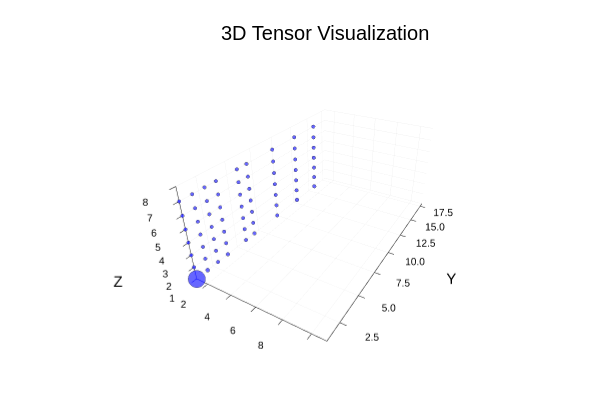

The notebook cell saved with this chart:
### Code cell
plot_tensor(T_nd, 0.0001)

### Figure 1 — Plotly figure (JSON) as saved in the notebook; plotly's stock layout.template omitted (floating-point values rounded to 4 significant figures)
{"data": [{"colorbar": {"len": 0.8657, "title": "", "x": 0.9934, "y": 0.5087}, "legendgroup": "y1", "marker": {"color": "rgba(0, 0, 255, 0.600)", "line": {"color": "rgba(0, 0, 0, 0.600)", "width": 1}, "size": 10, "symbol": "circle"}, "mode": "markers", "name": "y1", "scene": "scene", "showlegend": true, "type": "scatter3d", "x": [1], "xaxis": "x", "y": [1], "yaxis": "y", "z": [1], "zaxis": "z"}, {"colorbar": {"len": 0.8657, "title": "", "x": 0.9934, "y": 0.5087}, "legendgroup": "y1", "marker": {"color": "rgba(0, 0, 255, 0.600)", "line": {"color": "rgba(0, 0, 0, 0.600)", "width": 1}, "size": 2.279, "symbol": "circle"}, "mode": "markers", "name": "y1", "scene": "scene", "showlegend": false, "type": "scatter3d", "x": [1], "xaxis": "x", "y": [2], "yaxis": "y", "z": [1], "zaxis": "z"}, {"colorbar": {"len": 0.8657, "title": "", "x": 0.9934, "y": 0.5087}, "legendgroup": "y1", "marker": {"color": "rgba(0, 0, 255, 0.600)", "line": {"color": "rgba(0, 0, 0, 0.600)", "width": 1}, "size": 2.004, "symbol": "circle"}, "mode": "markers", "name": "y1", "scene": "scene", "showlegend": false, "type": "scatter3d", "x": [1], "xaxis": "x", "y": [3], "yaxis": "y", "z": [1], "zaxis": "z"}, {"colorbar": {"len": 0.8657, "title": "", "x": 0.9934, "y": 0.5087}, "legendgroup": "y1", "marker": {"color": "rgba(0, 0, 255, 0.600)", "line": {"color": "rgba(0, 0, 0, 0.600)", "width": 1}, "size": 2.125, "symbol": "circle"}, "mode": "markers", "name": "y1", "scene": "scene", "showlegend": false, "type": "scatter3d", "x": [1], "xaxis": "x", "y": [4], "yaxis": "y", "z": [1], "zaxis": "z"}, {"colorbar": {"len": 0.8657, "title": "", "x": 0.9934, "y": 0.5087}, "legendgroup": "y1", "marker": {"color": "rgba(0, 0, 255, 0.600)", "line": {"color": "rgba(0, 0, 0, 0.600)", "width": 1}, "size": 2.002, "symbol": "circle"}, "mode": "markers", "name": "y1", "scene": "scene", "showlegend": false, "type": "scatter3d", "x": [1], "xaxis": "x", "y": [6], "yaxis": "y", "z": [1], "zaxis": "z"}, {"colorbar": {"len": 0.8657, "title": "", "x": 0.9934, "y": 0.5087}, "legendgroup": "y1", "marker": {"color": "rgba(0, 0, 255, 0.600)", "line": {"color": "rgba(0, 0, 0, 0.600)", "width": 1}, "size": 2.05, "symbol": "circle"}, "mode": "markers", "name": "y1", "scene": "scene", "showlegend": false, "type": "scatter3d", "x": [1], "xaxis": "x", "y": [7], "yaxis": "y", "z": [1], "zaxis": "z"}, {"colorbar": {"len": 0.8657, "title": "", "x": 0.9934, "y": 0.5087}, "legendgroup": "y1", "marker": {"color": "rgba(0, 0, 255, 0.600)", "line": {"color": "rgba(0, 0, 0, 0.600)", "width": 1}, "size": 2.0, "symbol": "circle"}, "mode": "markers", "name": "y1", "scene": "scene", "showlegend": false, "type": "scatter3d", "x": [1], "xaxis": "x", "y": [10], "yaxis": "y", "z": [1], "zaxis": "z"}, {"colorbar": {"len": 0.8657, "title": "", "x": 0.9934, "y": 0.5087}, "legendgroup": "y1", "marker": {"color": "rgba(0, 0, 255, 0.600)", "line": {"color": "rgba(0, 0, 0, 0.600)", "width": 1}, "size": 2.184, "symbol": "circle"}, "mode": "markers", "name": "y1", "scene": "scene", "showlegend": false, "type": "scatter3d", "x": [1], "xaxis": "x", "y": [13], "yaxis": "y", "z": [1], "zaxis": "z"}, {"colorbar": {"len": 0.8657, "title": "", "x": 0.9934, "y": 0.5087}, "legendgroup": "y1", "marker": {"color": "rgba(0, 0, 255, 0.600)", "line": {"color": "rgba(0, 0, 0, 0.600)", "width": 1}, "size": 2.026, "symbol": "circle"}, "mode": "markers", "name": "y1", "scene": "scene", "showlegend": false, "type": "scatter3d", "x": [1], "xaxis": "x", "y": [16], "yaxis": "y", "z": [1], "zaxis": "z"}, {"colorbar": {"len": 0.8657, "title": "", "x": 0.9934, "y": 0.5087}, "legendgroup": "y1", "marker": {"color": "rgba(0, 0, 255, 0.600)", "line": {"color": "rgba(0, 0, 0, 0.600)", "width": 1}, "size": 2.061, "symbol": "circle"}, "mode": "markers", "name": "y1", "scene": "scene", "showlegend": false, "type": "scatter3d", "x": [1], "xaxis": "x", "y": [1], "yaxis": "y", "z": [2], "zaxis": "z"}, {"colorbar": {"len": 0.8657, "title": "", "x": 0.9934, "y": 0.5087}, "legendgroup": "y1", "marker": {"color": "rgba(0, 0, 255, 0.600)", "line": {"color": "rgba(0, 0, 0, 0.600)", "width": 1}, "size": 2.002, "symbol": "circle"}, "mode": "markers", "name": "y1", "scene": "scene", "showlegend": false, "type": "scatter3d", "x": [1], "xaxis": "x", "y": [2], "yaxis": "y", "z": [2], "zaxis": "z"}, {"colorbar": {"len": 0.8657, "title": "", "x": 0.9934, "y": 0.5087}, "legendgroup": "y1", "marker": {"color": "rgba(0, 0, 255, 0.600)", "line": {"color": "rgba(0, 0, 0, 0.600)", "width": 1}, "size": 2.0, "symbol": "circle"}, "mode": "markers", "name": "y1", "scene": "scene", "showlegend": false, "type": "scatter3d", "x": [1], "xaxis": "x", "y": [3], "yaxis": "y", "z": [2], "zaxis": "z"}, {"colorbar": {"len": 0.8657, "title": "", "x": 0.9934, "y": 0.5087}, "legendgroup": "y1", "marker": {"color": "rgba(0, 0, 255, 0.600)", "line": {"color": "rgba(0, 0, 0, 0.600)", "width": 1}, "size": 2.005, "symbol": "circle"}, "mode": "markers", "name": "y1", "scene": "scene", "showlegend": false, "type": "scatter3d", "x": [1], "xaxis": "x", "y": [4], "yaxis": "y", "z": [2], "zaxis": "z"}, {"colorbar": {"len": 0.8657, "title": "", "x": 0.9934, "y": 0.5087}, "legendgroup": "y1", "marker": {"color": "rgba(0, 0, 255, 0.600)", "line": {"color": "rgba(0, 0, 0, 0.600)", "width": 1}, "size": 2.0, "symbol": "circle"}, "mode": "markers", "name": "y1", "scene": "scene", "showlegend": false, "type": "scatter3d", "x": [1], "xaxis": "x", "y": [6], "yaxis": "y", "z": [2], "zaxis": "z"}, {"colorbar": {"len": 0.8657, "title": "", "x": 0.9934, "y": 0.5087}, "legendgroup": "y1", "marker": {"color": "rgba(0, 0, 255, 0.600)", "line": {"color": "rgba(0, 0, 0, 0.600)", "width": 1}, "size": 2.0, "symbol": "circle"}, "mode": "markers", "name": "y1", "scene": "scene", "showlegend": false, "type": "scatter3d", "x": [1], "xaxis": "x", "y": [7], "yaxis": "y", "z": [2], "zaxis": "z"}, {"colorbar": {"len": 0.8657, "title": "", "x": 0.9934, "y": 0.5087}, "legendgroup": "y1", "marker": {"color": "rgba(0, 0, 255, 0.600)", "line": {"color": "rgba(0, 0, 0, 0.600)", "width": 1}, "size": 2.0, "symbol": "circle"}, "mode": "markers", "name": "y1", "scene": "scene", "showlegend": false, "type": "scatter3d", "x": [1], "xaxis": "x", "y": [10], "yaxis": "y", "z": [2], "zaxis": "z"}, {"colorbar": {"len": 0.8657, "title": "", "x": 0.9934, "y": 0.5087}, "legendgroup": "y1", "marker": {"color": "rgba(0, 0, 255, 0.600)", "line": {"color": "rgba(0, 0, 0, 0.600)", "width": 1}, "size": 2.0, "symbol": "circle"}, "mode": "markers", "name": "y1", "scene": "scene", "showlegend": false, "type": "scatter3d", "x": [1], "xaxis": "x", "y": [13], "yaxis": "y", "z": [2], "zaxis": "z"}, {"colorbar": {"len": 0.8657, "title": "", "x": 0.9934, "y": 0.5087}, "legendgroup": "y1", "marker": {"color": "rgba(0, 0, 255, 0.600)", "line": {"color": "rgba(0, 0, 0, 0.600)", "width": 1}, "size": 2.0, "symbol": "circle"}, "mode": "markers", "name": "y1", "scene": "scene", "showlegend": false, "type": "scatter3d", "x": [1], "xaxis": "x", "y": [16], "yaxis": "y", "z": [2], "zaxis": "z"}, {"colorbar": {"len": 0.8657, "title": "", "x": 0.9934, "y": 0.5087}, "legendgroup": "y1", "marker": {"color": "rgba(0, 0, 255, 0.600)", "line": {"color": "rgba(0, 0, 0, 0.600)", "width": 1}, "size": 2.02, "symbol": "circle"}, "mode": "markers", "name": "y1", "scene": "scene", "showlegend": false, "type": "scatter3d", "x": [1], "xaxis": "x", "y": [1], "yaxis": "y", "z": [3], "zaxis": "z"}, {"colorbar": {"len": 0.8657, "title": "", "x": 0.9934, "y": 0.5087}, "legendgroup": "y1", "marker": {"color": "rgba(0, 0, 255, 0.600)", "line": {"color": "rgba(0, 0, 0, 0.600)", "width": 1}, "size": 2.001, "symbol": "circle"}, "mode": "markers", "name": "y1", "scene": "scene", "showlegend": false, "type": "scatter3d", "x": [1], "xaxis": "x", "y": [2], "yaxis": "y", "z": [3], "zaxis": "z"}, {"colorbar": {"len": 0.8657, "title": "", "x": 0.9934, "y": 0.5087}, "legendgroup": "y1", "marker": {"color": "rgba(0, 0, 255, 0.600)", "line": {"color": "rgba(0, 0, 0, 0.600)", "width": 1}, "size": 2.0, "symbol": "circle"}, "mode": "markers", "name": "y1", "scene": "scene", "showlegend": false, "type": "scatter3d", "x": [1], "xaxis": "x", "y": [3], "yaxis": "y", "z": [3], "zaxis": "z"}, {"colorbar": {"len": 0.8657, "title": "", "x": 0.9934, "y": 0.5087}, "legendgroup": "y1", "marker": {"color": "rgba(0, 0, 255, 0.600)", "line": {"color": "rgba(0, 0, 0, 0.600)", "width": 1}, "size": 2.004, "symbol": "circle"}, "mode": "markers", "name": "y1", "scene": "scene", "showlegend": false, "type": "scatter3d", "x": [1], "xaxis": "x", "y": [4], "yaxis": "y", "z": [3], "zaxis": "z"}, {"colorbar": {"len": 0.8657, "title": "", "x": 0.9934, "y": 0.5087}, "legendgroup": "y1", "marker": {"color": "rgba(0, 0, 255, 0.600)", "line": {"color": "rgba(0, 0, 0, 0.600)", "width": 1}, "size": 2.0, "symbol": "circle"}, "mode": "markers", "name": "y1", "scene": "scene", "showlegend": false, "type": "scatter3d", "x": [1], "xaxis": "x", "y": [6], "yaxis": "y", "z": [3], "zaxis": "z"}, {"colorbar": {"len": 0.8657, "title": "", "x": 0.9934, "y": 0.5087}, "legendgroup": "y1", "marker": {"color": "rgba(0, 0, 255, 0.600)", "line": {"color": "rgba(0, 0, 0, 0.600)", "width": 1}, "size": 2.0, "symbol": "circle"}, "mode": "markers", "name": "y1", "scene": "scene", "showlegend": false, "type": "scatter3d", "x": [1], "xaxis": "x", "y": [7], "yaxis": "y", "z": [3], "zaxis": "z"}, {"colorbar": {"len": 0.8657, "title": "", "x": 0.9934, "y": 0.5087}, "legendgroup": "y1", "marker": {"color": "rgba(0, 0, 255, 0.600)", "line": {"color": "rgba(0, 0, 0, 0.600)", "width": 1}, "size": 2.0, "symbol": "circle"}, "mode": "markers", "name": "y1", "scene": "scene", "showlegend": false, "type": "scatter3d", "x": [1], "xaxis": "x", "y": [10], "yaxis": "y", "z": [3], "zaxis": "z"}, {"colorbar": {"len": 0.8657, "title": "", "x": 0.9934, "y": 0.5087}, "legendgroup": "y1", "marker": {"color": "rgba(0, 0, 255, 0.600)", "line": {"color": "rgba(0, 0, 0, 0.600)", "width": 1}, "size": 2.001, "symbol": "circle"}, "mode": "markers", "name": "y1", "scene": "scene", "showlegend": false, "type": "scatter3d", "x": [1], "xaxis": "x", "y": [13], "yaxis": "y", "z": [3], "zaxis": "z"}, {"colorbar": {"len": 0.8657, "title": "", "x": 0.9934, "y": 0.5087}, "legendgroup": "y1", "marker": {"color": "rgba(0, 0, 255, 0.600)", "line": {"color": "rgba(0, 0, 0, 0.600)", "width": 1}, "size": 2.0, "symbol": "circle"}, "mode": "markers", "name": "y1", "scene": "scene", "showlegend": false, "type": "scatter3d", "x": [1], "xaxis": "x", "y": [16], "yaxis": "y", "z": [3], "zaxis": "z"}, {"colorbar": {"len": 0.8657, "title": "", "x": 0.9934, "y": 0.5087}, "legendgroup": "y1", "marker": {"color": "rgba(0, 0, 255, 0.600)", "line": {"color": "rgba(0, 0, 0, 0.600)", "width": 1}, "size": 2.0, "symbol": "circle"}, "mode": "markers", "name": "y1", "scene": "scene", "showlegend": false, "type": "scatter3d", "x": [1], "xaxis": "x", "y": [1], "yaxis": "y", "z": [4], "zaxis": "z"}, {"colorbar": {"len": 0.8657, "title": "", "x": 0.9934, "y": 0.5087}, "legendgroup": "y1", "marker": {"color": "rgba(0, 0, 255, 0.600)", "line": {"color": "rgba(0, 0, 0, 0.600)", "width": 1}, "size": 2.005, "symbol": "circle"}, "mode": "markers", "name": "y1", "scene": "scene", "showlegend": false, "type": "scatter3d", "x": [1], "xaxis": "x", "y": [2], "yaxis": "y", "z": [4], "zaxis": "z"}, {"colorbar": {"len": 0.8657, "title": "", "x": 0.9934, "y": 0.5087}, "legendgroup": "y1", "marker": {"color": "rgba(0, 0, 255, 0.600)", "line": {"color": "rgba(0, 0, 0, 0.600)", "width": 1}, "size": 2.0, "symbol": "circle"}, "mode": "markers", "name": "y1", "scene": "scene", "showlegend": false, "type": "scatter3d", "x": [1], "xaxis": "x", "y": [3], "yaxis": "y", "z": [4], "zaxis": "z"}, {"colorbar": {"len": 0.8657, "title": "", "x": 0.9934, "y": 0.5087}, "legendgroup": "y1", "marker": {"color": "rgba(0, 0, 255, 0.600)", "line": {"color": "rgba(0, 0, 0, 0.600)", "width": 1}, "size": 2.004, "symbol": "circle"}, "mode": "markers", "name": "y1", "scene": "scene", "showlegend": false, "type": "scatter3d", "x": [1], "xaxis": "x", "y": [4], "yaxis": "y", "z": [4], "zaxis": "z"}, {"colorbar": {"len": 0.8657, "title": "", "x": 0.9934, "y": 0.5087}, "legendgroup": "y1", "marker": {"color": "rgba(0, 0, 255, 0.600)", "line": {"color": "rgba(0, 0, 0, 0.600)", "width": 1}, "size": 2.0, "symbol": "circle"}, "mode": "markers", "name": "y1", "scene": "scene", "showlegend": false, "type": "scatter3d", "x": [1], "xaxis": "x", "y": [6], "yaxis": "y", "z": [4], "zaxis": "z"}, {"colorbar": {"len": 0.8657, "title": "", "x": 0.9934, "y": 0.5087}, "legendgroup": "y1", "marker": {"color": "rgba(0, 0, 255, 0.600)", "line": {"color": "rgba(0, 0, 0, 0.600)", "width": 1}, "size": 2.005, "symbol": "circle"}, "mode": "markers", "name": "y1", "scene": "scene", "showlegend": false, "type": "scatter3d", "x": [1], "xaxis": "x", "y": [7], "yaxis": "y", "z": [4], "zaxis": "z"}, {"colorbar": {"len": 0.8657, "title": "", "x": 0.9934, "y": 0.5087}, "legendgroup": "y1", "marker": {"color": "rgba(0, 0, 255, 0.600)", "line": {"color": "rgba(0, 0, 0, 0.600)", "width": 1}, "size": 2.006, "symbol": "circle"}, "mode": "markers", "name": "y1", "scene": "scene", "showlegend": false, "type": "scatter3d", "x": [1], "xaxis": "x", "y": [10], "yaxis": "y", "z": [4], "zaxis": "z"}, {"colorbar": {"len": 0.8657, "title": "", "x": 0.9934, "y": 0.5087}, "legendgroup": "y1", "marker": {"color": "rgba(0, 0, 255, 0.600)", "line": {"color": "rgba(0, 0, 0, 0.600)", "width": 1}, "size": 2.021, "symbol": "circle"}, "mode": "markers", "name": "y1", "scene": "scene", "showlegend": false, "type": "scatter3d", "x": [1], "xaxis": "x", "y": [13], "yaxis": "y", "z": [4], "zaxis": "z"}, {"colorbar": {"len": 0.8657, "title": "", "x": 0.9934, "y": 0.5087}, "legendgroup": "y1", "marker": {"color": "rgba(0, 0, 255, 0.600)", "line": {"color": "rgba(0, 0, 0, 0.600)", "width": 1}, "size": 2.004, "symbol": "circle"}, "mode": "markers", "name": "y1", "scene": "scene", "showlegend": false, "type": "scatter3d", "x": [1], "xaxis": "x", "y": [16], "yaxis": "y", "z": [4], "zaxis": "z"}, {"colorbar": {"len": 0.8657, "title": "", "x": 0.9934, "y": 0.5087}, "legendgroup": "y1", "marker": {"color": "rgba(0, 0, 255, 0.600)", "line": {"color": "rgba(0, 0, 0, 0.600)", "width": 1}, "size": 2.005, "symbol": "circle"}, "mode": "markers", "name": "y1", "scene": "scene", "showlegend": false, "type": "scatter3d", "x": [1], "xaxis": "x", "y": [1], "yaxis": "y", "z": [5], "zaxis": "z"}, {"colorbar": {"len": 0.8657, "title": "", "x": 0.9934, "y": 0.5087}, "legendgroup": "y1", "marker": {"color": "rgba(0, 0, 255, 0.600)", "line": {"color": "rgba(0, 0, 0, 0.600)", "width": 1}, "size": 2.0, "symbol": "circle"}, "mode": "markers", "name": "y1", "scene": "scene", "showlegend": false, "type": "scatter3d", "x": [1], "xaxis": "x", "y": [2], "yaxis": "y", "z": [5], "zaxis": "z"}, {"colorbar": {"len": 0.8657, "title": "", "x": 0.9934, "y": 0.5087}, "legendgroup": "y1", "marker": {"color": "rgba(0, 0, 255, 0.600)", "line": {"color": "rgba(0, 0, 0, 0.600)", "width": 1}, "size": 2.0, "symbol": "circle"}, "mode": "markers", "name": "y1", "scene": "scene", "showlegend": false, "type": "scatter3d", "x": [1], "xaxis": "x", "y": [3], "yaxis": "y", "z": [5], "zaxis": "z"}, {"colorbar": {"len": 0.8657, "title": "", "x": 0.9934, "y": 0.5087}, "legendgroup": "y1", "marker": {"color": "rgba(0, 0, 255, 0.600)", "line": {"color": "rgba(0, 0, 0, 0.600)", "width": 1}, "size": 2.0, "symbol": "circle"}, "mode": "markers", "name": "y1", "scene": "scene", "showlegend": false, "type": "scatter3d", "x": [1], "xaxis": "x", "y": [4], "yaxis": "y", "z": [5], "zaxis": "z"}, {"colorbar": {"len": 0.8657, "title": "", "x": 0.9934, "y": 0.5087}, "legendgroup": "y1", "marker": {"color": "rgba(0, 0, 255, 0.600)", "line": {"color": "rgba(0, 0, 0, 0.600)", "width": 1}, "size": 2.0, "symbol": "circle"}, "mode": "markers", "name": "y1", "scene": "scene", "showlegend": false, "type": "scatter3d", "x": [1], "xaxis": "x", "y": [6], "yaxis": "y", "z": [5], "zaxis": "z"}, {"colorbar": {"len": 0.8657, "title": "", "x": 0.9934, "y": 0.5087}, "legendgroup": "y1", "marker": {"color": "rgba(0, 0, 255, 0.600)", "line": {"color": "rgba(0, 0, 0, 0.600)", "width": 1}, "size": 2.0, "symbol": "circle"}, "mode": "markers", "name": "y1", "scene": "scene", "showlegend": false, "type": "scatter3d", "x": [1], "xaxis": "x", "y": [7], "yaxis": "y", "z": [5], "zaxis": "z"}, {"colorbar": {"len": 0.8657, "title": "", "x": 0.9934, "y": 0.5087}, "legendgroup": "y1", "marker": {"color": "rgba(0, 0, 255, 0.600)", "line": {"color": "rgba(0, 0, 0, 0.600)", "width": 1}, "size": 2.0, "symbol": "circle"}, "mode": "markers", "name": "y1", "scene": "scene", "showlegend": false, "type": "scatter3d", "x": [1], "xaxis": "x", "y": [10], "yaxis": "y", "z": [5], "zaxis": "z"}, {"colorbar": {"len": 0.8657, "title": "", "x": 0.9934, "y": 0.5087}, "legendgroup": "y1", "marker": {"color": "rgba(0, 0, 255, 0.600)", "line": {"color": "rgba(0, 0, 0, 0.600)", "width": 1}, "size": 2.0, "symbol": "circle"}, "mode": "markers", "name": "y1", "scene": "scene", "showlegend": false, "type": "scatter3d", "x": [1], "xaxis": "x", "y": [13], "yaxis": "y", "z": [5], "zaxis": "z"}, {"colorbar": {"len": 0.8657, "title": "", "x": 0.9934, "y": 0.5087}, "legendgroup": "y1", "marker": {"color": "rgba(0, 0, 255, 0.600)", "line": {"color": "rgba(0, 0, 0, 0.600)", "width": 1}, "size": 2.0, "symbol": "circle"}, "mode": "markers", "name": "y1", "scene": "scene", "showlegend": false, "type": "scatter3d", "x": [1], "xaxis": "x", "y": [16], "yaxis": "y", "z": [5], "zaxis": "z"}, {"colorbar": {"len": 0.8657, "title": "", "x": 0.9934, "y": 0.5087}, "legendgroup": "y1", "marker": {"color": "rgba(0, 0, 255, 0.600)", "line": {"color": "rgba(0, 0, 0, 0.600)", "width": 1}, "size": 2.007, "symbol": "circle"}, "mode": "markers", "name": "y1", "scene": "scene", "showlegend": false, "type": "scatter3d", "x": [1], "xaxis": "x", "y": [1], "yaxis": "y", "z": [6], "zaxis": "z"}, {"colorbar": {"len": 0.8657, "title": "", "x": 0.9934, "y": 0.5087}, "legendgroup": "y1", "marker": {"color": "rgba(0, 0, 255, 0.600)", "line": {"color": "rgba(0, 0, 0, 0.600)", "width": 1}, "size": 2.0, "symbol": "circle"}, "mode": "markers", "name": "y1", "scene": "scene", "showlegend": false, "type": "scatter3d", "x": [1], "xaxis": "x", "y": [2], "yaxis": "y", "z": [6], "zaxis": "z"}, {"colorbar": {"len": 0.8657, "title": "", "x": 0.9934, "y": 0.5087}, "legendgroup": "y1", "marker": {"color": "rgba(0, 0, 255, 0.600)", "line": {"color": "rgba(0, 0, 0, 0.600)", "width": 1}, "size": 2.0, "symbol": "circle"}, "mode": "markers", "name": "y1", "scene": "scene", "showlegend": false, "type": "scatter3d", "x": [1], "xaxis": "x", "y": [3], "yaxis": "y", "z": [6], "zaxis": "z"}, {"colorbar": {"len": 0.8657, "title": "", "x": 0.9934, "y": 0.5087}, "legendgroup": "y1", "marker": {"color": "rgba(0, 0, 255, 0.600)", "line": {"color": "rgba(0, 0, 0, 0.600)", "width": 1}, "size": 2.001, "symbol": "circle"}, "mode": "markers", "name": "y1", "scene": "scene", "showlegend": false, "type": "scatter3d", "x": [1], "xaxis": "x", "y": [4], "yaxis": "y", "z": [6], "zaxis": "z"}, {"colorbar": {"len": 0.8657, "title": "", "x": 0.9934, "y": 0.5087}, "legendgroup": "y1", "marker": {"color": "rgba(0, 0, 255, 0.600)", "line": {"color": "rgba(0, 0, 0, 0.600)", "width": 1}, "size": 2.0, "symbol": "circle"}, "mode": "markers", "name": "y1", "scene": "scene", "showlegend": false, "type": "scatter3d", "x": [1], "xaxis": "x", "y": [6], "yaxis": "y", "z": [6], "zaxis": "z"}, {"colorbar": {"len": 0.8657, "title": "", "x": 0.9934, "y": 0.5087}, "legendgroup": "y1", "marker": {"color": "rgba(0, 0, 255, 0.600)", "line": {"color": "rgba(0, 0, 0, 0.600)", "width": 1}, "size": 2.0, "symbol": "circle"}, "mode": "markers", "name": "y1", "scene": "scene", "showlegend": false, "type": "scatter3d", "x": [1], "xaxis": "x", "y": [7], "yaxis": "y", "z": [6], "zaxis": "z"}, {"colorbar": {"len": 0.8657, "title": "", "x": 0.9934, "y": 0.5087}, "legendgroup": "y1", "marker": {"color": "rgba(0, 0, 255, 0.600)", "line": {"color": "rgba(0, 0, 0, 0.600)", "width": 1}, "size": 2.0, "symbol": "circle"}, "mode": "markers", "name": "y1", "scene": "scene", "showlegend": false, "type": "scatter3d", "x": [1], "xaxis": "x", "y": [10], "yaxis": "y", "z": [6], "zaxis": "z"}, {"colorbar": {"len": 0.8657, "title": "", "x": 0.9934, "y": 0.5087}, "legendgroup": "y1", "marker": {"color": "rgba(0, 0, 255, 0.600)", "line": {"color": "rgba(0, 0, 0, 0.600)", "width": 1}, "size": 2.0, "symbol": "circle"}, "mode": "markers", "name": "y1", "scene": "scene", "showlegend": false, "type": "scatter3d", "x": [1], "xaxis": "x", "y": [13], "yaxis": "y", "z": [6], "zaxis": "z"}, {"colorbar": {"len": 0.8657, "title": "", "x": 0.9934, "y": 0.5087}, "legendgroup": "y1", "marker": {"color": "rgba(0, 0, 255, 0.600)", "line": {"color": "rgba(0, 0, 0, 0.600)", "width": 1}, "size": 2.0, "symbol": "circle"}, "mode": "markers", "name": "y1", "scene": "scene", "showlegend": false, "type": "scatter3d", "x": [1], "xaxis": "x", "y": [16], "yaxis": "y", "z": [6], "zaxis": "z"}, {"colorbar": {"len": 0.8657, "title": "", "x": 0.9934, "y": 0.5087}, "legendgroup": "y1", "marker": {"color": "rgba(0, 0, 255, 0.600)", "line": {"color": "rgba(0, 0, 0, 0.600)", "width": 1}, "size": 2.0, "symbol": "circle"}, "mode": "markers", "name": "y1", "scene": "scene", "showlegend": false, "type": "scatter3d", "x": [1], "xaxis": "x", "y": [1], "yaxis": "y", "z": [7], "zaxis": "z"}, {"colorbar": {"len": 0.8657, "title": "", "x": 0.9934, "y": 0.5087}, "legendgroup": "y1", "marker": {"color": "rgba(0, 0, 255, 0.600)", "line": {"color": "rgba(0, 0, 0, 0.600)", "width": 1}, "size": 2.0, "symbol": "circle"}, "mode": "markers", "name": "y1", "scene": "scene", "showlegend": false, "type": "scatter3d", "x": [1], "xaxis": "x", "y": [2], "yaxis": "y", "z": [7], "zaxis": "z"}, {"colorbar": {"len": 0.8657, "title": "", "x": 0.9934, "y": 0.5087}, "legendgroup": "y1", "marker": {"color": "rgba(0, 0, 255, 0.600)", "line": {"color": "rgba(0, 0, 0, 0.600)", "width": 1}, "size": 2.0, "symbol": "circle"}, "mode": "markers", "name": "y1", "scene": "scene", "showlegend": false, "type": "scatter3d", "x": [1], "xaxis": "x", "y": [3], "yaxis": "y", "z": [7], "zaxis": "z"}, {"colorbar": {"len": 0.8657, "title": "", "x": 0.9934, "y": 0.5087}, "legendgroup": "y1", "marker": {"color": "rgba(0, 0, 255, 0.600)", "line": {"color": "rgba(0, 0, 0, 0.600)", "width": 1}, "size": 2.0, "symbol": "circle"}, "mode": "markers", "name": "y1", "scene": "scene", "showlegend": false, "type": "scatter3d", "x": [1], "xaxis": "x", "y": [4], "yaxis": "y", "z": [7], "zaxis": "z"}, {"colorbar": {"len": 0.8657, "title": "", "x": 0.9934, "y": 0.5087}, "legendgroup": "y1", "marker": {"color": "rgba(0, 0, 255, 0.600)", "line": {"color": "rgba(0, 0, 0, 0.600)", "width": 1}, "size": 2.0, "symbol": "circle"}, "mode": "markers", "name": "y1", "scene": "scene", "showlegend": false, "type": "scatter3d", "x": [1], "xaxis": "x", "y": [6], "yaxis": "y", "z": [7], "zaxis": "z"}, {"colorbar": {"len": 0.8657, "title": "", "x": 0.9934, "y": 0.5087}, "legendgroup": "y1", "marker": {"color": "rgba(0, 0, 255, 0.600)", "line": {"color": "rgba(0, 0, 0, 0.600)", "width": 1}, "size": 2.0, "symbol": "circle"}, "mode": "markers", "name": "y1", "scene": "scene", "showlegend": false, "type": "scatter3d", "x": [1], "xaxis": "x", "y": [7], "yaxis": "y", "z": [7], "zaxis": "z"}, {"colorbar": {"len": 0.8657, "title": "", "x": 0.9934, "y": 0.5087}, "legendgroup": "y1", "marker": {"color": "rgba(0, 0, 255, 0.600)", "line": {"color": "rgba(0, 0, 0, 0.600)", "width": 1}, "size": 2, "symbol": "circle"}, "mode": "markers", "name": "y1", "scene": "scene", "showlegend": false, "type": "scatter3d", "x": [1], "xaxis": "x", "y": [10], "yaxis": "y", "z": [7], "zaxis": "z"}, {"colorbar": {"len": 0.8657, "title": "", "x": 0.9934, "y": 0.5087}, "legendgroup": "y1", "marker": {"color": "rgba(0, 0, 255, 0.600)", "line": {"color": "rgba(0, 0, 0, 0.600)", "width": 1}, "size": 2.0, "symbol": "circle"}, "mode": "markers", "name": "y1", "scene": "scene", "showlegend": false, "type": "scatter3d", "x": [1], "xaxis": "x", "y": [13], "yaxis": "y", "z": [7], "zaxis": "z"}, {"colorbar": {"len": 0.8657, "title": "", "x": 0.9934, "y": 0.5087}, "legendgroup": "y1", "marker": {"color": "rgba(0, 0, 255, 0.600)", "line": {"color": "rgba(0, 0, 0, 0.600)", "width": 1}, "size": 2.0, "symbol": "circle"}, "mode": "markers", "name": "y1", "scene": "scene", "showlegend": false, "type": "scatter3d", "x": [1], "xaxis": "x", "y": [16], "yaxis": "y", "z": [7], "zaxis": "z"}, {"colorbar": {"len": 0.8657, "title": "", "x": 0.9934, "y": 0.5087}, "legendgroup": "y2", "marker": {"color": "rgba(255, 255, 255, 0.000)", "line": {"color": "rgba(0, 0, 0, 0.000)", "width": 1}, "size": 0.2, "symbol": "circle"}, "mode": "markers", "name": "y2", "scene": "scene", "showlegend": true, "type": "scatter3d", "x": [1, 11], "xaxis": "x", "y": [1, 18], "yaxis": "y", "z": [1, 8], "zaxis": "z"}], "layout": {"annotations": [{"font": {"color": "rgba(0, 0, 0, 1.000)", "family": "sans-serif", "size": 20}, "rotation": 0, "showarrow": false, "text": "3D Tensor Visualization", "x": 0.5424, "xanchor": "center", "xref": "paper", "y": 1, "yanchor": "top", "yref": "paper"}], "height": 400, "margin": {"b": 20, "l": 0, "r": 0, "t": 20}, "paper_bgcolor": "rgba(255, 255, 255, 1.000)", "plot_bgcolor": "rgba(255, 255, 255, 1.000)", "scene": {"camera": {"eye": {"x": 1.126, "y": -1.95, "z": 1.3}, "projection": "orthographic"}, "domain": {"x": [0.09128, 0.9934], "y": [0.07581, 0.9415]}, "xaxis": {"gridcolor": "rgba(0, 0, 0, 0.100)", "gridwidth": 0.5, "linecolor": "rgba(0, 0, 0, 1.000)", "mirror": false, "range": [1, 11], "showgrid": true, "showline": true, "showticklabels": true, "tickangle": 0, "tickcolor": "rgb(0, 0, 0)", "tickfont": {"color": "rgba(0, 0, 0, 1.000)", "family": "sans-serif", "size": 11}, "tickmode": "array", "ticks": "inside", "ticktext": ["2", "4", "6", "8", "10"], "tickvals": [2, 4, 6, 8, 10], "title": "X", "titlefont": {"color": "rgba(0, 0, 0, 1.000)", "family": "sans-serif", "size": 15}, "type": "-", "visible": true, "zeroline": false, "zerolinecolor": "rgba(0, 0, 0, 1.000)"}, "yaxis": {"gridcolor": "rgba(0, 0, 0, 0.100)", "gridwidth": 0.5, "linecolor": "rgba(0, 0, 0, 1.000)", "mirror": false, "range": [1, 18], "showgrid": true, "showline": true, "showticklabels": true, "tickangle": 0, "tickcolor": "rgb(0, 0, 0)", "tickfont": {"color": "rgba(0, 0, 0, 1.000)", "family": "sans-serif", "size": 11}, "tickmode": "array", "ticks": "inside", "ticktext": ["2.5", "5.0", "7.5", "10.0", "12.5", "15.0", "17.5"], "tickvals": [2.5, 5, 7.5, 10, 12.5, 15, 17.5], "title": "Y", "titlefont": {"color": "rgba(0, 0, 0, 1.000)", "family": "sans-serif", "size": 15}, "type": "-", "visible": true, "zeroline": false, "zerolinecolor": "rgba(0, 0, 0, 1.000)"}, "zaxis": {"gridcolor": "rgba(0, 0, 0, 0.100)", "gridwidth": 0.5, "linecolor": "rgba(0, 0, 0, 1.000)", "mirror": false, "range": [1, 8], "showgrid": true, "showline": true, "showticklabels": true, "tickangle": 0, "tickcolor": "rgb(0, 0, 0)", "tickfont": {"color": "rgba(0, 0, 0, 1.000)", "family": "sans-serif", "size": 11}, "tickmode": "array", "ticks": "inside", "ticktext": ["1", "2", "3", "4", "5", "6", "7", "8"], "tickvals": [1, 2, 3, 4, 5, 6, 7, 8], "title": "Z", "titlefont": {"color": "rgba(0, 0, 0, 1.000)", "family": "sans-serif", "size": 15}, "type": "-", "visible": true, "zeroline": false, "zerolinecolor": "rgba(0, 0, 0, 1.000)"}}, "showlegend": false, "width": 600}}
